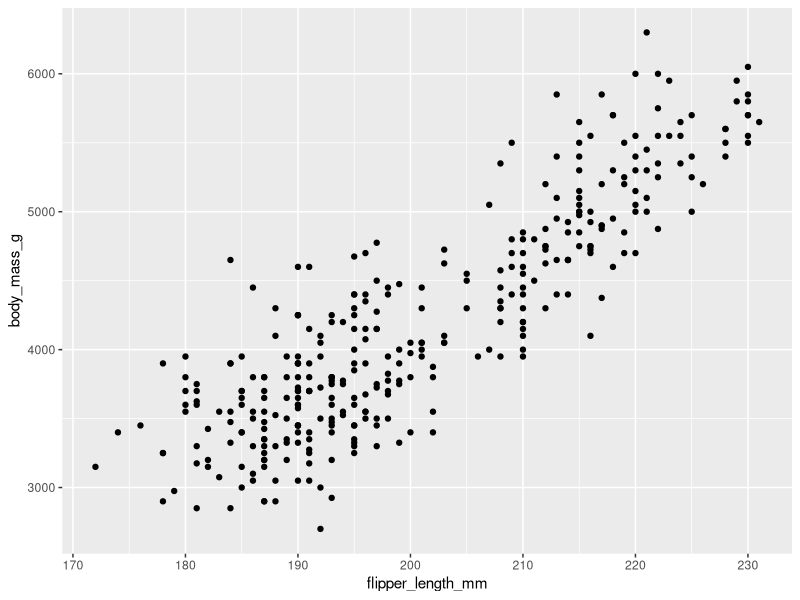
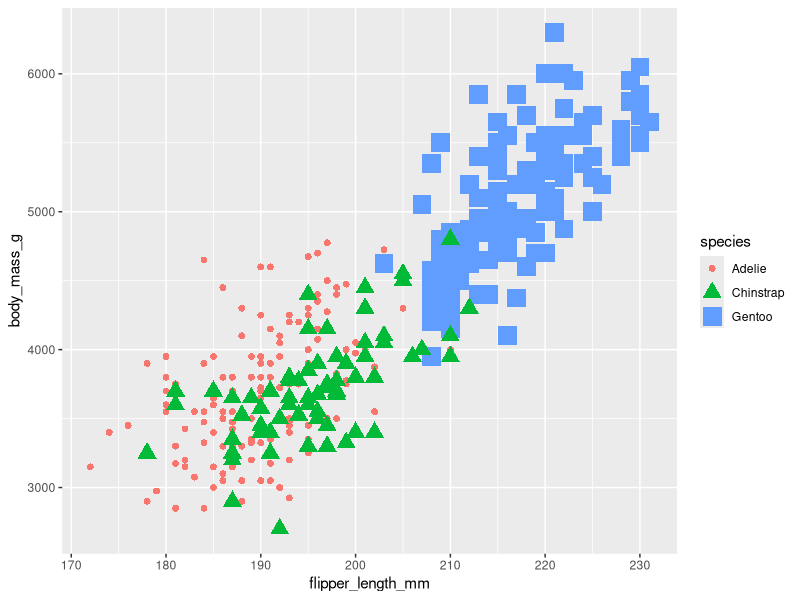
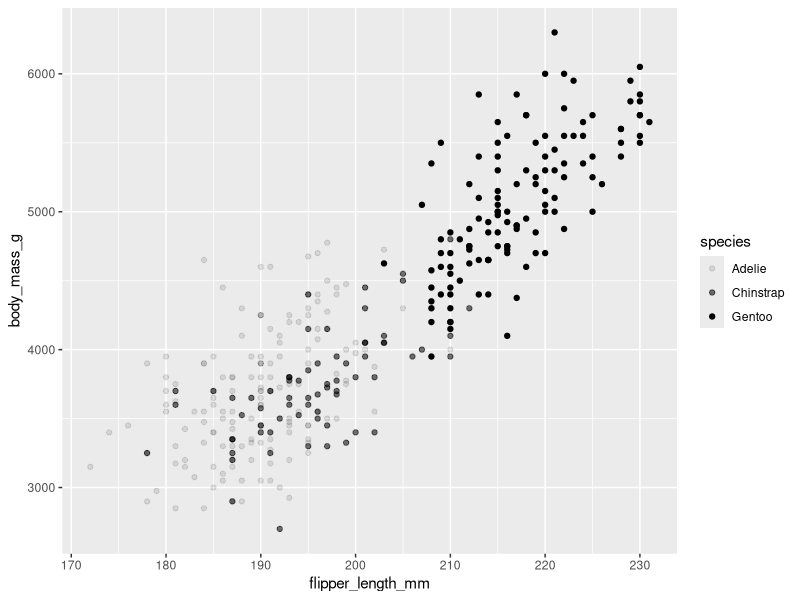
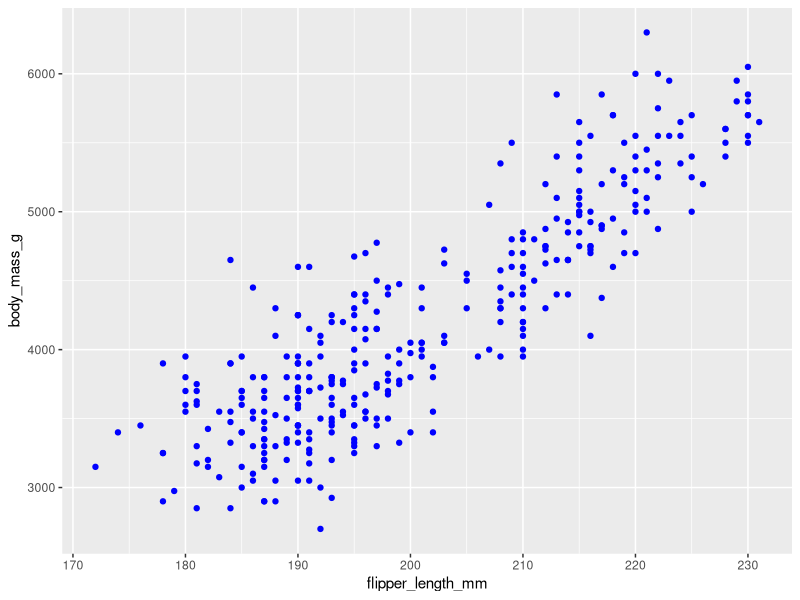

Here is the R script that generated these plots, in order:
library(tidyverse)
library(palmerpenguins)

# standard scatter plot
ggplot(data=penguins)+
  geom_point(mapping=aes(x=flipper_length_mm,
                         y=body_mass_g))

# if we will make a scatter plot with different species's color/shape/size 
# use the color/shape/size in aes function
ggplot(data=penguins)+
  geom_point(mapping=aes(x=flipper_length_mm,
                         y=body_mass_g,
                         color=species,
                         shape=species,
                         size=species))

# but if we will make a standard scatter plot with different species transparacy
# use alpha in aes function
ggplot(data=penguins)+
  geom_point(mapping=aes(x=flipper_length_mm,
                         y=body_mass_g,
                         alpha=species))

# if we will make a standard scatter plot but blue color each point, use color in geom_point function
# because aes function is to mapping a variable
ggplot(data=penguins)+
  geom_point(mapping=aes(x=flipper_length_mm,
                         y=body_mass_g,
                         ),
             color="blue")